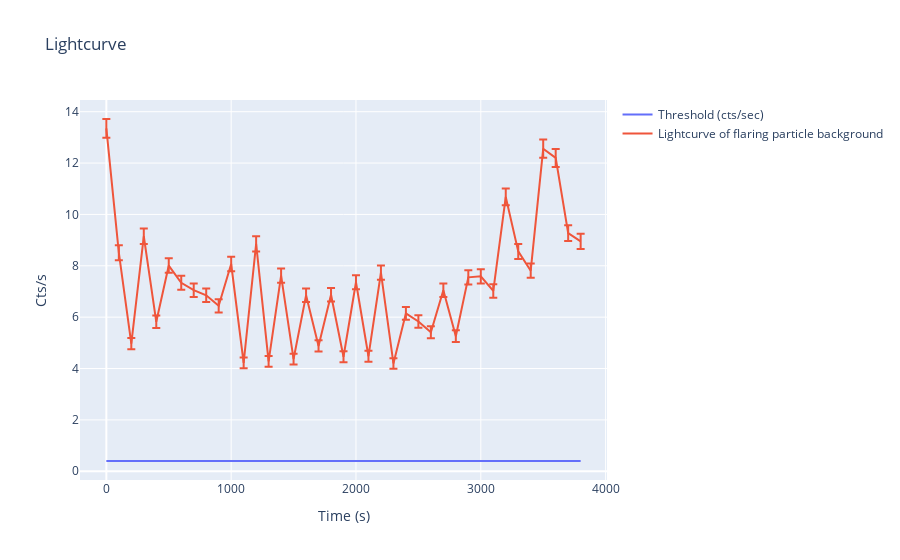

This figure's notebook cell:
### Code cell
title = ["flaring particle background"]
fileNames = [out_LCFile]

# For more interactive plotting call the function to plot light curves (plotly version)
plotLC(fileNames, title, threshold=pn_threshold)

### Figure 1 — Plotly figure (JSON) as saved in the notebook; plotly's stock layout.template omitted (floating-point values rounded to 4 significant figures)
{"data": [{"mode": "lines", "name": "Threshold (cts/sec)", "type": "scatter", "x": [0, 100, 200, 300, 400, 500, 600, 700, 800, 900, 1000, 1100, 1200, 1300, 1400, 1500, 1600, 1700, 1800, 1900, 2000, 2100, 2200, 2300, 2400, 2500, 2600, 2700, 2800, 2900, 3000, 3100, 3200, 3300, 3400, 3500, 3600, 3700, 3800], "y": [0.4, 0.4, 0.4, 0.4, 0.4, 0.4, 0.4, 0.4, 0.4, 0.4, 0.4, 0.4, 0.4, 0.4, 0.4, 0.4, 0.4, 0.4, 0.4, 0.4, 0.4, 0.4, 0.4, 0.4, 0.4, 0.4, 0.4, 0.4, 0.4, 0.4, 0.4, 0.4, 0.4, 0.4, 0.4, 0.4, 0.4, 0.4, 0.4]}, {"error_y": {"array": [0.3654, 0.2917, 0.2229, 0.3025, 0.2412, 0.283, 0.2709, 0.2655, 0.2617, 0.2538, 0.2841, 0.2054, 0.2975, 0.2069, 0.276, 0.209, 0.2617, 0.2209, 0.2621, 0.2112, 0.2713, 0.2117, 0.278, 0.2049, 0.248, 0.2415, 0.2326, 0.2655, 0.2293, 0.2748, 0.2755, 0.265, 0.3268, 0.2926, 0.2795, 0.3544, 0.3493, 0.3045, 0.2992], "type": "data", "visible": true}, "mode": "lines", "name": "Lightcurve of flaring particle background", "type": "scatter", "x": [0, 100, 200, 300, 400, 500, 600, 700, 800, 900, 1000, 1100, 1200, 1300, 1400, 1500, 1600, 1700, 1800, 1900, 2000, 2100, 2200, 2300, 2400, 2500, 2600, 2700, 2800, 2900, 3000, 3100, 3200, 3300, 3400, 3500, 3600, 3700, 3800], "y": [13.35, 8.51, 4.97, 9.15, 5.82, 8.01, 7.34, 7.05, 6.85, 6.44, 8.07, 4.22, 8.85, 4.28, 7.62, 4.37, 6.85, 4.88, 6.87, 4.46, 7.36, 4.48, 7.73, 4.2, 6.15, 5.83, 5.41, 7.05, 5.26, 7.55, 7.59, 7.02, 10.68, 8.56, 7.81, 12.56, 12.2, 9.27, 8.95]}], "layout": {"autosize": true, "title": {"text": "Lightcurve"}, "xaxis": {"autorange": true, "range": [-211.1, 4011.0], "title": {"text": "Time (s)"}, "type": "linear"}, "yaxis": {"autorange": true, "range": [-0.3397, 14.46], "title": {"text": "Cts/s"}, "type": "linear"}}}
